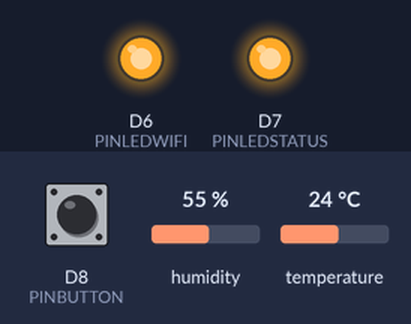
Bench run of a sketch on a simulated ESP8266 (NodeMCU). Shown: output pins drawn as LEDs (lit = HIGH). Wiring (inferred from the names in the program): DS3231 clock at I2C address 0x68. The inputs (shaded band) are chosen by the test bench; at power-on: D8 (PINBUTTON) LOW, humidity 55 %, temperature 24 °C. WiFi joins after 1.5 s; servers stay silent unless stated; uploads are accepted with an empty reply; the local clock reads 2024-03-15 10:24:30 at power-on unless the sketch sets it.

Above: at 0.6 s.
At 1.6 s:
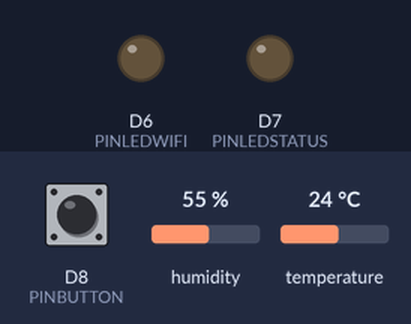
Timing chart, 0 to 3.1 s (numbered marks = the images above):
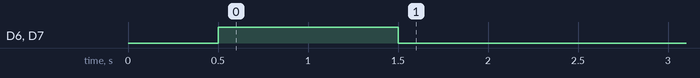

Measured:
- by itself, D6 (PINLEDWIFI), D7 (PINLEDSTATUS): HIGH → LOW at 1.5 s

The sketch:

SondaSensor.ino
```cpp
// Name
#define NAME "SensorDataCenter1Rack3"

// wifi
const char* ssid = "wifiNacho";
const char* password = "hamlet4225";

#include "pins_arduino.h"
#include "setup_th.h"
#include "setup_timer.h"
#include "setup_interaction.h"
#include "setup_wifi.h"

unsigned long previousMillis = 0;
const long interval = 1000; // 1000 = 1 sec

void setup()
{
  Wire.begin();
  Serial.begin(115200);
  // DS3231 seconds, minutes, hours, day, date, month, year
  //setDS3231time(0,44,18,7,7,1,17);

  WiFi.begin(ssid, password);
  while (WiFi.status() != WL_CONNECTED) {
    delay(500);
    onLedWifi();
    onLedStatus();
  }
}

void loop()
{
  unsigned long currentMillis = millis();

  if (currentMillis - previousMillis >= interval)
  {
    previousMillis = currentMillis;

    if (buttonStatus())
    {
      if (WiFi.status() == WL_CONNECTED) {
        onLedWifi();
      }
      onLedStatus();
    } else {
      offLedWifi();
      offLedStatus();
    }
    sendData(NAME, printHumidity(), printTemperature(), printTime());
  }

}
```

setup_interaction.h
```cpp
#define PINLEDWIFI D6
#define PINLEDSTATUS D7
#define PINBUTTON D8

void onLedWifi()
{
  pinMode(PINLEDWIFI, OUTPUT);
  digitalWrite(PINLEDWIFI, HIGH);
}

void offLedWifi()
{
  pinMode(PINLEDWIFI, OUTPUT);
  digitalWrite(PINLEDWIFI, LOW);
}

void onLedStatus()
{
  pinMode(PINLEDSTATUS, OUTPUT);
  digitalWrite(PINLEDSTATUS, HIGH);
}

void offLedStatus()
{
  pinMode(PINLEDSTATUS, OUTPUT);
  digitalWrite(PINLEDSTATUS, LOW);
}

bool buttonStatus()
{

  pinMode(PINBUTTON, INPUT);

  if (digitalRead(PINBUTTON) == HIGH) {
    return true;
  } else {
    return false;
  }


}
```

setup_th.h
```cpp
#include "Adafruit_Sensor.h"
#include "DHT.h"
#include "DHT_U.h"

#define DHTPIN D4

#define DHTTYPE DHT22

DHT_Unified dht(DHTPIN, DHTTYPE);

uint32_t delayMS;

float printTemperature()
{

  // Get temperature event and print its value.
  sensors_event_t event;
  dht.temperature().getEvent(&event);
  if (isnan(event.temperature)) {
    return -999;
  }
  else {
    return event.temperature;
  }
}

float printHumidity()
{
  sensors_event_t event;
  // Get humidity event and print its value.
  dht.humidity().getEvent(&event);
  if (isnan(event.relative_humidity)) {
    return -999;
  }
  else {
    return event.temperature;
  }
}
```

setup_timer.h
```cpp
#include "Wire.h"

#define DS3231_I2C_ADDRESS 0x68

// Convert normal decimal numbers to binary coded decimal
byte decToBcd(byte val)
{
  return ( (val / 10 * 16) + (val % 10) );
}
// Convert binary coded decimal to normal decimal numbers
byte bcdToDec(byte val)
{
  return ( (val / 16 * 10) + (val % 16) );
}

void setDS3231time(byte second, byte minute, byte hour, byte dayOfWeek, byte
                   dayOfMonth, byte month, byte year)
{
  // sets time and date data to DS3231
  Wire.beginTransmission(DS3231_I2C_ADDRESS);
  Wire.write(0); // set next input to start at the seconds register
  Wire.write(decToBcd(second)); // set seconds
  Wire.write(decToBcd(minute)); // set minutes
  Wire.write(decToBcd(hour)); // set hours
  Wire.write(decToBcd(dayOfWeek)); // set day of week (1=Sunday, 7=Saturday)
  Wire.write(decToBcd(dayOfMonth)); // set date (1 to 31)
  Wire.write(decToBcd(month)); // set month
  Wire.write(decToBcd(year)); // set year (0 to 99)
  Wire.endTransmission();
}
void readDS3231time(byte *second,
                    byte *minute,
                    byte *hour,
                    byte *dayOfWeek,
                    byte *dayOfMonth,
                    byte *month,
                    byte *year)
{
  Wire.beginTransmission(DS3231_I2C_ADDRESS);
  Wire.write(0); // set DS3231 register pointer to 00h
  Wire.endTransmission();
  Wire.requestFrom(DS3231_I2C_ADDRESS, 7);
  // request seven bytes of data from DS3231 starting from register 00h
  *second = bcdToDec(Wire.read() & 0x7f);
  *minute = bcdToDec(Wire.read());
  *hour = bcdToDec(Wire.read() & 0x3f);
  *dayOfWeek = bcdToDec(Wire.read());
  *dayOfMonth = bcdToDec(Wire.read());
  *month = bcdToDec(Wire.read());
  *year = bcdToDec(Wire.read());
}
String printTime()
{
  byte second, minute, hour, dayOfWeek, dayOfMonth, month, year;
  // retrieve data from DS3231
  readDS3231time(&second, &minute, &hour, &dayOfWeek, &dayOfMonth, &month, &year);
  return String(second, DEC) + ":" + String(minute, DEC) + ":" + String(hour, DEC) + "-"  + String(dayOfMonth, DEC) + "/" + String(month, DEC) + "/" + String(year, DEC);

}
```

setup_wifi.h
```cpp
#include "ESP8266WiFi.h"

// Test
void sendData(String nameArduino, float humidity, float temperature, String currentTime )
{
  const char* host = "data.sparkfun.com";
  const char* streamId   = "g6Q5bAZnpqur9DYr1gQq";
  const char* privateKey = "qzwqlZG17Ycbz5pbDea4";

  // Use WiFiClient class to create TCP connections
  WiFiClient client;
  const int httpPort = 80;
  if (!client.connect(host, httpPort)) {
    Serial.println("connection failed");
    return;
  }
  String url = "/input/";
  url += streamId;
  url += "?private_key=";
  url += privateKey;
  url += "&humidity=";
  url += humidity;
  url += "&name=";
  url += nameArduino;
  url += "&temperature=";
  url += temperature;
  url += "&time=";
  url += currentTime;
  client.print(String("GET ") + url + " HTTP/1.1\r\n" +
               "Host: " + host + "\r\n" +
               "Connection: close\r\n\r\n");
  unsigned long timeout = millis();
  while (client.available() == 0) {
    if (millis() - timeout > 5000) {
      client.stop();
      return;
    }
  }
}
```
